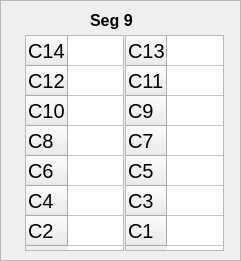
     <widget class="QFrame" name="frame_13">
      <property name="geometry">
       <rect>
        <x>740</x>
        <y>320</y>
        <width>241</width>
        <height>261</height>
       </rect>
      </property>
      <property name="frameShape">
       <enum>QFrame::StyledPanel</enum>
      </property>
      <property name="frameShadow">
       <enum>QFrame::Raised</enum>
      </property>
      <widget class="QTableWidget" name="box9_odd">
       <property name="geometry">
        <rect>
         <x>125</x>
         <y>35</y>
         <width>99</width>
         <height>216</height>
        </rect>
       </property>
       <property name="font">
        <font>
         <pointsize>15</pointsize>
        </font>
       </property>
       <attribute name="horizontalHeaderVisible">
        <bool>false</bool>
       </attribute>
       <attribute name="horizontalHeaderDefaultSectionSize">
        <number>60</number>
       </attribute>
       <row>
        <property name="text">
         <string>C13</string>
        </property>
       </row>
       <row>
        <property name="text">
         <string>C11</string>
        </property>
       </row>
       <row>
        <property name="text">
         <string>C9</string>
        </property>
       </row>
       <row>
        <property name="text">
         <string>C7</string>
        </property>
       </row>
       <row>
        <property name="text">
         <string>C5</string>
        </property>
       </row>
       <row>
        <property name="text">
         <string>C3</string>
        </property>
       </row>
       <row>
        <property name="text">
         <string>C1</string>
        </property>
       </row>
       <column>
        <property name="text">
         <string>Left</string>
        </property>
       </column>
      </widget>
      <widget class="QTableWidget" name="box9_even">
       <property name="geometry">
        <rect>
         <x>25</x>
         <y>35</y>
         <width>99</width>
         <height>216</height>
        </rect>
       </property>
       <property name="font">
        <font>
         <pointsize>15</pointsize>
         <weight>50</weight>
         <bold>false</bold>
        </font>
       </property>
       <attribute name="horizontalHeaderVisible">
        <bool>false</bool>
       </attribute>
       <attribute name="horizontalHeaderDefaultSectionSize">
        <number>60</number>
       </attribute>
       <row>
        <property name="text">
         <string>C14</string>
        </property>
       </row>
       <row>
        <property name="text">
         <string>C12</string>
        </property>
       </row>
       <row>
        <property name="text">
         <string>C10</string>
        </property>
       </row>
       <row>
        <property name="text">
         <string>C8</string>
        </property>
       </row>
       <row>
        <property name="text">
         <string>C6</string>
        </property>
       </row>
       <row>
        <property name="text">
         <string>C4</string>
        </property>
       </row>
       <row>
        <property name="text">
         <string>C2</string>
        </property>
       </row>
       <column>
        <property name="text">
         <string>Right</string>
        </property>
       </column>
      </widget>
      <widget class="QLabel" name="box4_label_2">
       <property name="geometry">
        <rect>
         <x>90</x>
         <y>10</y>
         <width>61</width>
         <height>21</height>
        </rect>
       </property>
       <property name="font">
        <font>
         <pointsize>12</pointsize>
         <weight>75</weight>
         <bold>true</bold>
        </font>
       </property>
       <property name="text">
        <string>Seg 9</string>
       </property>
      </widget>
     </widget>
